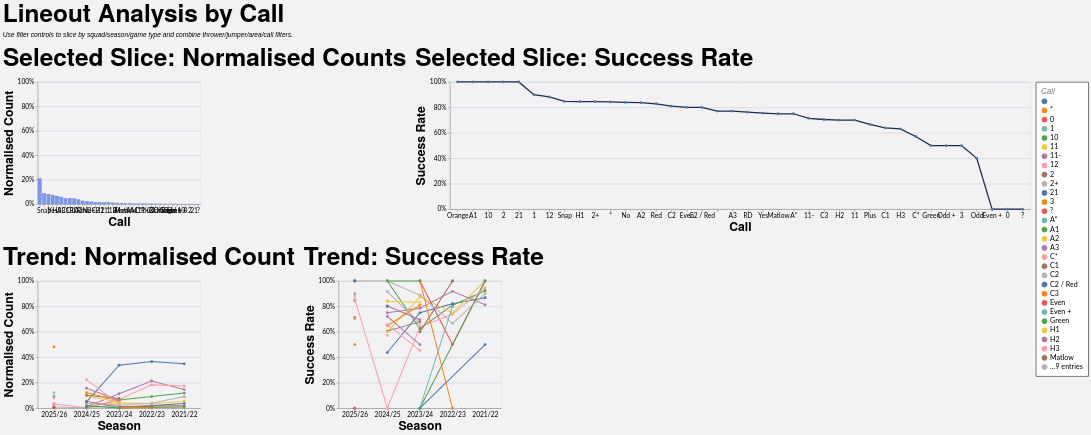

Vega-Lite specification for this chart:
### Vega-Lite specification from a JSON file in a GitHub repository (floating-point values rounded to 4 significant figures; data arrays with more than 128 entries replaced by an {"elided": "..."} marker saying what was removed)
{"config": {"axis": {"labelFont": "Lato, sans-serif", "titleFont": "PT Sans Narrow, Helvetica Neue, Helvetica, Arial, sans-serif", "labelFontSize": 13, "titleFontSize": 24, "gridColor": "#202947", "gridOpacity": 0.2}, "header": {"labelFont": "PT Sans Narrow, Helvetica Neue, Helvetica, Arial, sans-serif", "titleFont": "PT Sans Narrow, Helvetica Neue, Helvetica, Arial, sans-serif", "labelFontSize": 24, "titleFontSize": 28, "labelFontWeight": "bold", "orient": "left"}, "legend": {"labelFont": "Lato, sans-serif", "titleFont": "PT Sans Narrow, Helvetica Neue, Helvetica, Arial, sans-serif", "labelFontSize": 14, "titleFontSize": 16, "titlePadding": 5, "fillColor": "white", "strokeColor": "black", "padding": 10, "titleFontWeight": "lighter", "titleFontStyle": "italic", "titleColor": "gray", "offset": 10}, "title": {"font": "PT Sans Narrow, Helvetica Neue, Helvetica, Arial, sans-serif", "fontSize": 48, "fontWeight": "bold", "anchor": "start", "align": "center", "titlePadding": 20, "subtitlePadding": 10, "subtitleFontSize": 13, "subtitleColor": "", "subtitleFontStyle": "italic", "offset": 15, "color": "black"}, "axisX": {"labelAngle": 0}, "facet": {"title": null, "header": null, "align": {"row": "each", "column": "each"}}, "resolve": {"scale": {"y": "independent", "facet": "independent"}}, "background": "#f2f1f4"}, "vconcat": [{"hconcat": [{"mark": {"type": "bar", "color": "#7d96e8"}, "encoding": {"tooltip": [{"field": "call", "title": "Call", "type": "nominal"}, {"field": "attempts", "format": ",.0f", "title": "Lineouts", "type": "quantitative"}, {"field": "share", "format": ".1%", "title": "Normalised Count", "type": "quantitative"}], "x": {"field": "call", "sort": "-y", "title": "Call", "type": "nominal"}, "y": {"axis": {"format": "%"}, "field": "share", "scale": {"domain": [0, 1]}, "title": "Normalised Count", "type": "quantitative"}}, "height": 240, "title": "Selected Slice: Normalised Counts", "transform": [{"filter": "(loSquad == 'All' || datum.squad == loSquad) && (loGameType == 'All' || (loGameType == 'League + Cup' && (datum.game_type == 'League' || datum.game_type == 'Cup')) || (loGameType == 'League only' && datum.game_type == 'League') || datum.game_type == loGameType) && (loOpposition == 'All' || datum.opposition == loOpposition) && (loThrower == 'All' || datum.thrower == loThrower) && (loJumper == 'All' || datum.jumper == loJumper) && (loArea == 'All' || datum.area == loArea) && (loNumbers == 'All' || datum.numbers == loNumbers) && (loCall == 'All' || datum.call == loCall) && (loCallType == 'All' || datum.call_type == loCallType)"}, {"filter": "(loSeason == 'All' || datum.season == loSeason)"}, {"aggregate": [{"op": "count", "as": "attempts"}, {"op": "sum", "field": "won", "as": "won"}], "groupby": ["call"]}, {"joinaggregate": [{"op": "sum", "field": "attempts", "as": "total_attempts"}]}, {"calculate": "datum.attempts / datum.total_attempts", "as": "share"}, {"calculate": "datum.won / datum.attempts", "as": "success_rate"}], "width": 320}, {"mark": {"type": "line", "color": "#202946", "point": true, "strokeWidth": 2.5}, "encoding": {"tooltip": [{"field": "call", "title": "Call", "type": "nominal"}, {"field": "won", "format": ",.0f", "title": "Won", "type": "quantitative"}, {"field": "attempts", "format": ",.0f", "title": "Lineouts", "type": "quantitative"}, {"field": "success_rate", "format": ".1%", "title": "Success Rate", "type": "quantitative"}], "x": {"field": "call", "sort": "-y", "title": "Call", "type": "nominal"}, "y": {"axis": {"format": "%"}, "field": "success_rate", "scale": {"domain": [0, 1]}, "title": "Success Rate", "type": "quantitative"}}, "height": 250, "title": "Selected Slice: Success Rate", "transform": [{"filter": "(loSquad == 'All' || datum.squad == loSquad) && (loGameType == 'All' || (loGameType == 'League + Cup' && (datum.game_type == 'League' || datum.game_type == 'Cup')) || (loGameType == 'League only' && datum.game_type == 'League') || datum.game_type == loGameType) && (loOpposition == 'All' || datum.opposition == loOpposition) && (loThrower == 'All' || datum.thrower == loThrower) && (loJumper == 'All' || datum.jumper == loJumper) && (loArea == 'All' || datum.area == loArea) && (loNumbers == 'All' || datum.numbers == loNumbers) && (loCall == 'All' || datum.call == loCall) && (loCallType == 'All' || datum.call_type == loCallType)"}, {"filter": "(loSeason == 'All' || datum.season == loSeason)"}, {"aggregate": [{"op": "count", "as": "attempts"}, {"op": "sum", "field": "won", "as": "won"}], "groupby": ["call"]}, {"joinaggregate": [{"op": "sum", "field": "attempts", "as": "total_attempts"}]}, {"calculate": "datum.attempts / datum.total_attempts", "as": "share"}, {"calculate": "datum.won / datum.attempts", "as": "success_rate"}], "width": {"step": 30}}], "spacing": 16}, {"hconcat": [{"mark": {"type": "line", "point": true, "strokeWidth": 2}, "encoding": {"color": {"field": "call", "title": "Call", "type": "nominal"}, "tooltip": [{"field": "season", "title": "Season", "type": "nominal"}, {"field": "call", "title": "Call", "type": "nominal"}, {"field": "attempts", "format": ",.0f", "title": "Lineouts", "type": "quantitative"}, {"field": "norm_count", "format": ".1%", "title": "Normalised Count", "type": "quantitative"}], "x": {"field": "season", "sort": "-x", "title": "Season", "type": "nominal"}, "y": {"axis": {"format": "%"}, "field": "norm_count", "scale": {"domain": [0, 1]}, "title": "Normalised Count", "type": "quantitative"}}, "height": 250, "title": "Trend: Normalised Count", "transform": [{"filter": "(loSquad == 'All' || datum.squad == loSquad) && (loGameType == 'All' || (loGameType == 'League + Cup' && (datum.game_type == 'League' || datum.game_type == 'Cup')) || (loGameType == 'League only' && datum.game_type == 'League') || datum.game_type == loGameType) && (loOpposition == 'All' || datum.opposition == loOpposition) && (loThrower == 'All' || datum.thrower == loThrower) && (loJumper == 'All' || datum.jumper == loJumper) && (loArea == 'All' || datum.area == loArea) && (loNumbers == 'All' || datum.numbers == loNumbers) && (loCall == 'All' || datum.call == loCall) && (loCallType == 'All' || datum.call_type == loCallType)"}, {"aggregate": [{"op": "count", "as": "attempts"}, {"op": "sum", "field": "won", "as": "won"}], "groupby": ["season", "call"]}, {"joinaggregate": [{"op": "sum", "field": "attempts", "as": "season_attempts"}], "groupby": ["season"]}, {"calculate": "datum.attempts / datum.season_attempts", "as": "norm_count"}, {"calculate": "datum.won / datum.attempts", "as": "success_rate"}], "width": 320}, {"mark": {"type": "line", "point": true, "strokeWidth": 2}, "encoding": {"color": {"field": "call", "title": "Call", "type": "nominal"}, "tooltip": [{"field": "season", "title": "Season", "type": "nominal"}, {"field": "call", "title": "Call", "type": "nominal"}, {"field": "won", "format": ",.0f", "title": "Won", "type": "quantitative"}, {"field": "attempts", "format": ",.0f", "title": "Lineouts", "type": "quantitative"}, {"field": "success_rate", "format": ".1%", "title": "Success Rate", "type": "quantitative"}], "x": {"field": "season", "sort": "-x", "title": "Season", "type": "nominal"}, "y": {"axis": {"format": "%"}, "field": "success_rate", "scale": {"domain": [0, 1]}, "title": "Success Rate", "type": "quantitative"}}, "height": 250, "title": "Trend: Success Rate", "transform": [{"filter": "(loSquad == 'All' || datum.squad == loSquad) && (loGameType == 'All' || (loGameType == 'League + Cup' && (datum.game_type == 'League' || datum.game_type == 'Cup')) || (loGameType == 'League only' && datum.game_type == 'League') || datum.game_type == loGameType) && (loOpposition == 'All' || datum.opposition == loOpposition) && (loThrower == 'All' || datum.thrower == loThrower) && (loJumper == 'All' || datum.jumper == loJumper) && (loArea == 'All' || datum.area == loArea) && (loNumbers == 'All' || datum.numbers == loNumbers) && (loCall == 'All' || datum.call == loCall) && (loCallType == 'All' || datum.call_type == loCallType)"}, {"aggregate": [{"op": "count", "as": "attempts"}, {"op": "sum", "field": "won", "as": "won"}], "groupby": ["season", "call"]}, {"joinaggregate": [{"op": "sum", "field": "attempts", "as": "season_attempts"}], "groupby": ["season"]}, {"calculate": "datum.attempts / datum.season_attempts", "as": "norm_count"}, {"calculate": "datum.won / datum.attempts", "as": "success_rate"}], "width": 320}], "spacing": 16}], "data": {"name": "data-a65677e804bf828a00270f35a3ac9793"}, "params": [{"name": "loSquad", "value": "All"}, {"name": "loSeason", "value": "All"}, {"name": "loGameType", "value": "All"}, {"name": "loOpposition", "value": "All"}, {"name": "loThrower", "value": "All"}, {"name": "loJumper", "value": "All"}, {"name": "loArea", "value": "All"}, {"name": "loNumbers", "value": "All"}, {"name": "loCall", "value": "All"}, {"name": "loCallType", "value": "All"}], "spacing": 22, "title": {"text": "Lineout Analysis by Call", "subtitle": "Use filter controls to slice by squad/season/game type and combine thrower/jumper/area/call filters."}, "$schema": "https://vega.github.io/schema/vega-lite/v5.20.1.json", "datasets": {"data-a65677e804bf828a00270f35a3ac9793": {"elided": "1242 records"}}}
